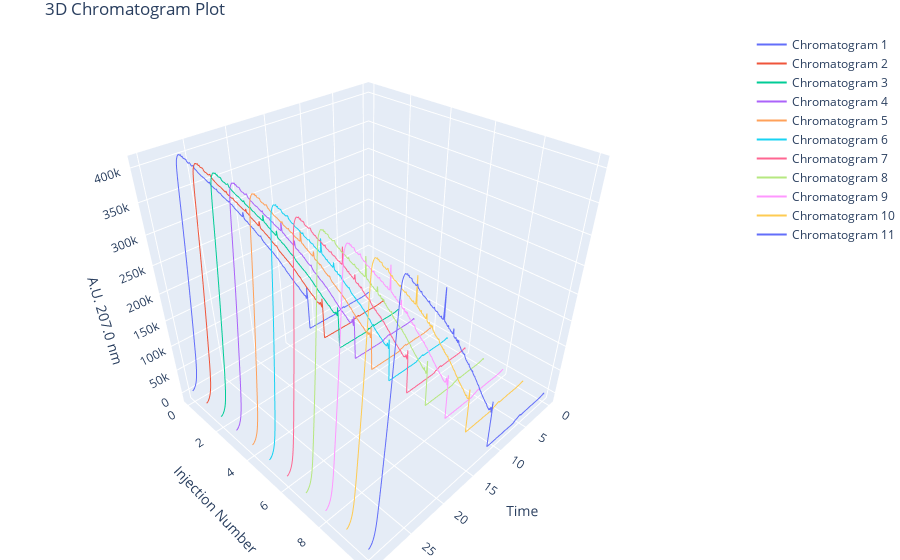

Notebook cell for this chart:
### Markdown cell above
## Visualize data

### Code cell
# Visualization of the unprocessed calibration chromatograms
plot_measurments(calibration.measurements)

### Figure 1 — Plotly figure (JSON) as saved in the notebook; plotly's stock layout.template omitted (floating-point values rounded to 4 significant figures; data arrays with more than 128 entries replaced by an {"elided": "..."} marker saying what was removed)
{"data": [{"mode": "lines", "name": "Chromatogram 1", "type": "scatter3d", "x": {"elided": "3601 float values"}, "y": {"elided": "3601 int values"}, "z": {"elided": "3601 int values"}}, {"mode": "lines", "name": "Chromatogram 2", "type": "scatter3d", "x": {"elided": "3601 float values"}, "y": {"elided": "3601 int values"}, "z": {"elided": "3601 int values"}}, {"mode": "lines", "name": "Chromatogram 3", "type": "scatter3d", "x": {"elided": "3601 float values"}, "y": {"elided": "3601 int values"}, "z": {"elided": "3601 int values"}}, {"mode": "lines", "name": "Chromatogram 4", "type": "scatter3d", "x": {"elided": "3601 float values"}, "y": {"elided": "3601 int values"}, "z": {"elided": "3601 int values"}}, {"mode": "lines", "name": "Chromatogram 5", "type": "scatter3d", "x": {"elided": "3601 float values"}, "y": {"elided": "3601 int values"}, "z": {"elided": "3601 int values"}}, {"mode": "lines", "name": "Chromatogram 6", "type": "scatter3d", "x": {"elided": "3601 float values"}, "y": {"elided": "3601 int values"}, "z": {"elided": "3601 int values"}}, {"mode": "lines", "name": "Chromatogram 7", "type": "scatter3d", "x": {"elided": "3601 float values"}, "y": {"elided": "3601 int values"}, "z": {"elided": "3601 int values"}}, {"mode": "lines", "name": "Chromatogram 8", "type": "scatter3d", "x": {"elided": "3601 float values"}, "y": {"elided": "3601 int values"}, "z": {"elided": "3601 int values"}}, {"mode": "lines", "name": "Chromatogram 9", "type": "scatter3d", "x": {"elided": "3601 float values"}, "y": {"elided": "3601 int values"}, "z": {"elided": "3601 int values"}}, {"mode": "lines", "name": "Chromatogram 10", "type": "scatter3d", "x": {"elided": "3601 float values"}, "y": {"elided": "3601 int values"}, "z": {"elided": "3601 int values"}}, {"mode": "lines", "name": "Chromatogram 11", "type": "scatter3d", "x": {"elided": "3601 float values"}, "y": {"elided": "3601 int values"}, "z": {"elided": "3601 int values"}}], "layout": {"margin": {"b": 0, "l": 0, "r": 0, "t": 30}, "scene": {"xaxis": {"title": {"text": "Time"}}, "yaxis": {"title": {"text": "Injection Number"}}, "zaxis": {"title": {"text": "A.U. 207.0 nm"}}}, "title": {"text": "3D Chromatogram Plot"}}}
